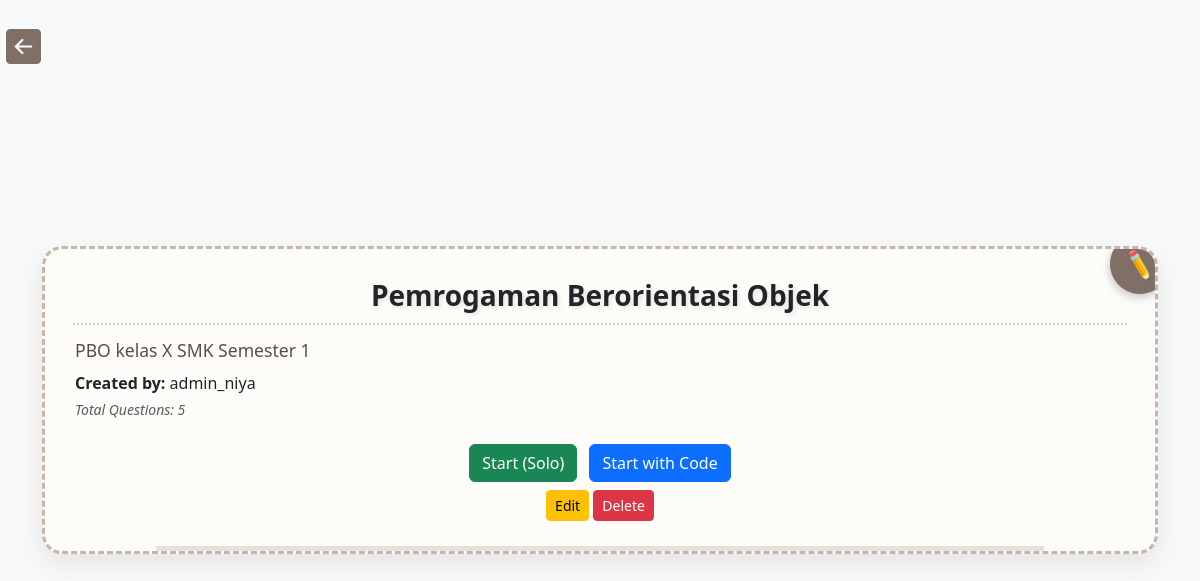
The page /QuickStart/forms/detail_quiz.php?id_quiz=18 (signed in) on the database its author committed.
### tables this page shows
CREATE TABLE `quiz` (
  `id_quiz` int NOT NULL,
  `id_user` int NOT NULL,
  `judul` varchar(225) NOT NULL,
  `deskripsi` text NOT NULL,
  `jumlah_soal` int NOT NULL
);

CREATE TABLE `user` (
  `id_user` int NOT NULL,
  `username` varchar(50) NOT NULL,
  `pass` varchar(25) NOT NULL,
  `email` varchar(50) DEFAULT NULL,
  `role` enum('user','admin') DEFAULT 'user'
);

### QuickStart/forms/detail_quiz.php (the view, shortened to what this page needs)
<?php
include "koneksi.php";
$id_quiz = $_GET['id_quiz'] ?? 0;
$query   = "SELECT * FROM quiz WHERE id_quiz = '$id_quiz'";
$result  = mysqli_query($koneksi, $query);
$quiz    = mysqli_fetch_assoc($result);
$query_user = "SELECT q.*, u.username FROM quiz q
              LEFT JOIN user u ON q.id_user = u.id_user
              WHERE q.id_quiz = $id_quiz";
$result_user = mysqli_query($koneksi, $query_user);
$data        = mysqli_fetch_assoc($result_user);
$query_soal_count = "SELECT COUNT(*) as total_soal FROM soal WHERE id_quiz = '$id_quiz'";
$result_count     = mysqli_query($koneksi, $query_soal_count);
$soal_count       = mysqli_fetch_assoc($result_count)['total_soal'];
?>
<!doctype html>
<html lang="en">
<head>
    <link rel="stylesheet" href="../assets/css/det_quiz.css">
    <link href="https://cdn.jsdelivr.net/npm/bootstrap@5.3.0/dist/css/bootstrap.min.css" rel="stylesheet" />
    <link href="https://cdn.jsdelivr.net/npm/bootstrap-icons@1.10.5/font/bootstrap-icons.css" rel="stylesheet" />
</head>
<body class="bg-light">
    <form action="quiz.php">
        <button class="back-btn">
            <i class="bi bi-arrow-left-square-fill"></i></a>
        </button>
    </form>
    <div class="container py-5">
        <div class="quiz-card">
            <div class="row g-1 align-items-center">
                <h3 class="fw-bold text-center"><?php echo ($quiz['judul']) ?></h3>
                <p class="mb-1"><?php echo ($quiz['deskripsi']) ?></p>
                <medium><strong>Created by: </strong><?php echo ($data['username'] ?? 'Unknown User'); ?></medium>
                <small class="text-muted">Total Questions: <?php echo $soal_count ?></small>
            </div>
            <div class="text-center mt-4">
                <a href="mulai_quiz.php?id_quiz=<?php echo $quiz['id_quiz'] ?>" class="btn btn-success">Start (Solo)</a>
                <a href="start_session.php?id_quiz=<?php echo $quiz['id_quiz'] ?>" class="btn btn-primary ms-2">Start with Code</a>
            </div>
            <?php if ($quiz['id_user'] == $_SESSION['id_user']) { ?>
                <div class="text-center mt-2">
                    <a href="edit_quiz.php?id_quiz=<?php echo $quiz['id_quiz']; ?>" class="btn btn-warning btn-sm">Edit</a>
                    <a href="delete_quiz.php?id_quiz=<?php echo $quiz['id_quiz']; ?>"
                        onclick="return confirm('Yakin hapus quiz ini?')"
                        class="btn btn-danger btn-sm">Delete</a>
                </div>
            <?php } ?>
        </div>
    </div>
</body>
</html>

### QuickStart/assets/css/det_quiz.css (style rules this page uses)
body { background-color: #f9f5f1; font-family: 'Poppins', cursive, sans-serif; color: #5a4d47; min-height: 100vh; display: flex; align-items: center; }
.container { max-width: 800px; }
.quiz-card { border-radius: 20px; padding: 30px; background-color: #fefcf9; box-shadow: 0 10px 25px rgba(127, 111, 103, 0.15); border: 3px dashed #c4b6ac; position: relative; overflow: hidden; }
.quiz-card::before { content: "✏️"; position: absolute; top: -15px; right: -15px; width: 60px; height: 60px; background-color: #7f6f67; border-radius: 50%; display: flex; align-items: center; justify-content: center; font-size: 24px; transform: rotate(15deg); box-shadow: 0 4px 8px rgba(0, 0, 0, 0.2); }
.quiz-card::after { content: ""; position: absolute; bottom: -10px; left: 50%; transform: translateX(-50%); width: 80%; height: 15px; background-color: #e8e0da; border-radius: 0 0 10px 10px; z-index: -1; }
h3 { color: #7f6f67; font-weight: bold; margin-bottom: 15px; text-shadow: 2px 2px 4px rgba(0, 0, 0, 0.1); border-bottom: 2px dotted #d3c8bf; padding-bottom: 10px; }
p { color: #5a4d47; font-size: 1.1rem; line-height: 1.5; margin-bottom: 10px; }
.text-muted { color: #a8978d !important; font-style: italic; }
.back-btn { position: fixed; top: 20px; background: transparent; border: none; font-size: 35px; color: #7f6f67; cursor: pointer; z-index: 9999; transition: 0.2s; }
.quiz-card { animation: bounceIn 0.6s ease forwards; }

### rows shown on the page
quiz: judul "Pemrogaman Berorientasi Objek", deskripsi "PBO kelas X SMK Semester 1", id_user.username "admin_niya"

### other values the page prints
$soal_count "5"
